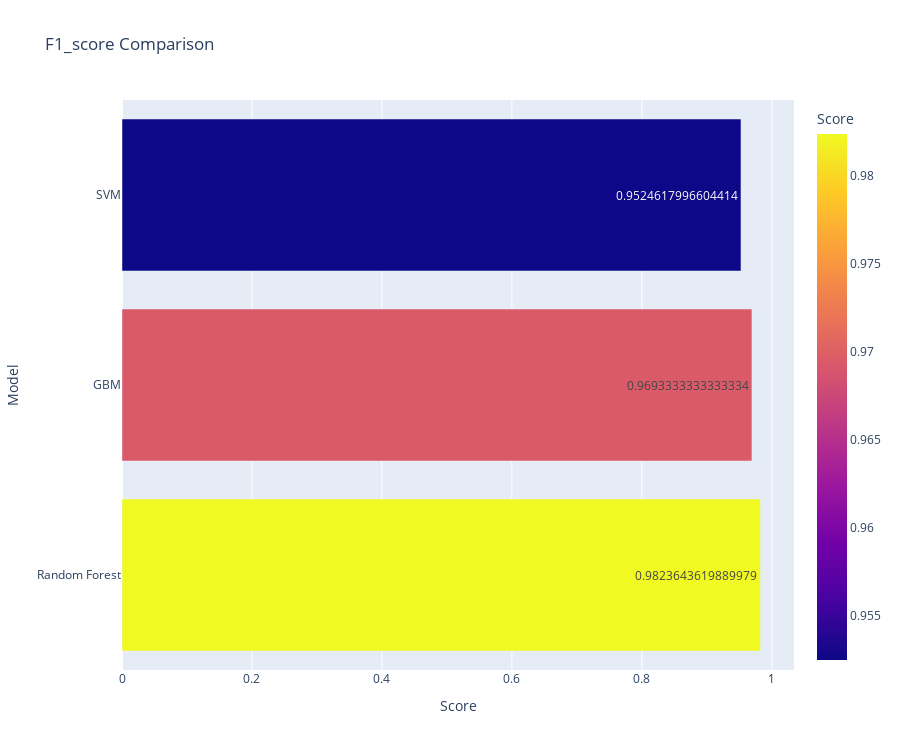

Notebook code for this chart:
### Code cell
fig = px.bar(data_frame = f1_score_sorted, x='Score', y='Model', color='Score', 
             title='F1_score Comparison', text='Score', 
             width=900, height=750)
fig.show()

### Figure 1 — Plotly figure (JSON) as saved in the notebook; plotly's stock layout.template omitted (floating-point values rounded to 4 significant figures)
{"data": [{"alignmentgroup": "True", "hovertemplate": "Score=%{marker.color}<br>Model=%{y}<extra></extra>", "legendgroup": "", "marker": {"color": [0.9824, 0.9693, 0.9525], "coloraxis": "coloraxis", "pattern": {"shape": ""}}, "name": "", "offsetgroup": "", "orientation": "h", "showlegend": false, "text": [0.9824, 0.9693, 0.9525], "textposition": "auto", "type": "bar", "x": [0.9824, 0.9693, 0.9525], "xaxis": "x", "y": ["Random Forest", "GBM", "SVM"], "yaxis": "y"}], "layout": {"barmode": "relative", "coloraxis": {"colorbar": {"title": {"text": "Score"}}, "colorscale": [[0, "#0d0887"], [0.1111, "#46039f"], [0.2222, "#7201a8"], [0.3333, "#9c179e"], [0.4444, "#bd3786"], [0.5556, "#d8576b"], [0.6667, "#ed7953"], [0.7778, "#fb9f3a"], [0.8889, "#fdca26"], [1, "#f0f921"]]}, "height": 750, "legend": {"tracegroupgap": 0}, "title": {"text": "F1_score Comparison"}, "width": 900, "xaxis": {"anchor": "y", "domain": [0, 1], "title": {"text": "Score"}}, "yaxis": {"anchor": "x", "domain": [0, 1], "title": {"text": "Model"}}}}
